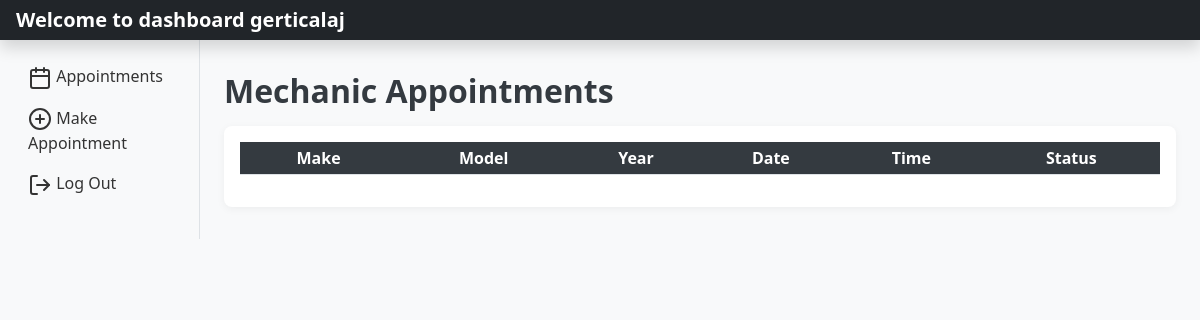
Page /appointments.php (signed in) on the earlier database version.
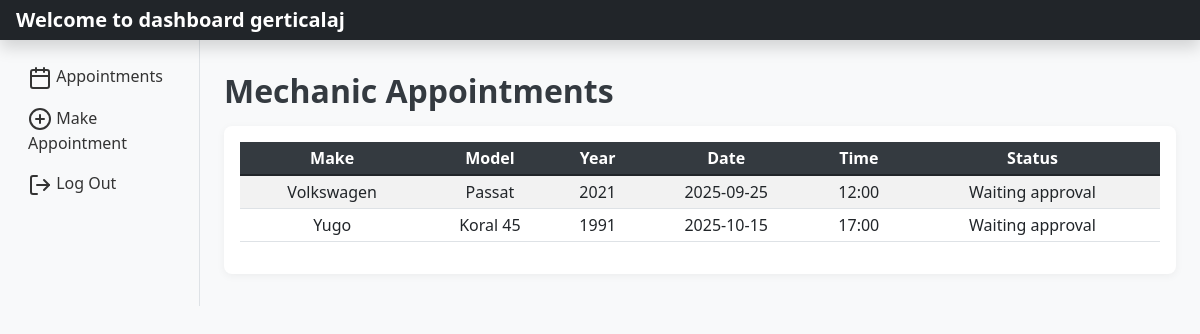
Same page on the later database version.
### tables this page shows
CREATE TABLE `appointments` (
  `id` int(11) NOT NULL,
  `user_id` int(11) NOT NULL,
  `make` varchar(255) NOT NULL,
  `model` varchar(255) NOT NULL,
  `year` int(255) NOT NULL,
  `date` varchar(255) NOT NULL,
  `time` varchar(255) NOT NULL,
  `is_approved` varchar(255) NOT NULL,
  `image` varchar(255) DEFAULT NULL,
  `working_on` varchar(255) NOT NULL
);

### appointments.php (the view, shortened to what the changed rows need)
<?php
   include_once('database/config.php');
   $user_id = $_SESSION['id'];
   if ($_SESSION['is_admin'] == 'true') {
    $sql = "SELECT appointments.id, appointments.make, appointments.model, appointments.year, appointments.date, appointments.time, appointments.is_approved
            FROM appointments
            INNER JOIN users ON users.id = appointments.user_id
            WHERE appointments.is_approved = 'false'";
    $approvdedAppnts = "SELECT appointments.id, appointments.make, appointments.model, appointments.year, appointments.date, appointments.time, appointments.is_approved
            FROM appointments
            INNER JOIN users ON users.id = appointments.user_id
            WHERE appointments.is_approved = 'true'";
    $selectAppointments = $conn->prepare($sql);
    $selectAppointments->execute();
    $getApprvdAppnts = $conn->prepare($approvdedAppnts);
    $getApprvdAppnts->execute();
    $appointments_data = $selectAppointments->fetchAll();
    $approvdAppntsData = $getApprvdAppnts->fetchAll();
} else {
    $sql = "SELECT appointments.id, appointments.make, appointments.model, appointments.year, appointments.date, appointments.time, appointments.is_approved
        FROM appointments
        INNER JOIN users ON users.id = appointments.user_id
        WHERE appointments.user_id = :user_id";
    $selectAppointments = $conn->prepare($sql);
    $selectAppointments->bindParam(':user_id', $user_id);
    $selectAppointments->execute();
    $appointments_data = $selectAppointments->fetchAll();
}
?>
<!DOCTYPE html>
<html>
<head>
    <link href="https://cdn.jsdelivr.net/npm/bootstrap@5.1.3/dist/css/bootstrap.min.css" rel="stylesheet">
</head>
<body>
<div class="container-fluid">
    <div class="row">
        <main class="col-md-9 ms-sm-auto col-lg-10 px-md-4">
            <h2>Mechanic Appointments</h2>
            <div class="table-responsive table">
                <table class="table table-striped table-sm">
                    <thead>
                        <tr>
                            <th scope="col">Make</th>
                            <th scope="col">Model</th>
                            <th scope="col">Year</th>
                            <th scope="col">Date</th>
                            <th scope="col">Time</th>
                            <?php if ($_SESSION['is_admin'] == 'true') { ?>
                            <th></th>
                            <th></th>
                            <?php } else {?>
                                <th>Status</th>
                            <?php } ?>
                        </tr>
                    </thead>
                    <tbody>
                    <?php foreach ($appointments_data as $appointment_data) { ?>
                        <tr>
                            <td><?php echo $appointment_data['make']; ?></td>
                            <td><?php echo $appointment_data['model']; ?></td>
                            <td><?php echo $appointment_data['year']; ?></td>
                            <td><?php echo $appointment_data['date']; ?></td>
                            <td><?php echo $appointment_data['time']; ?></td>
                            <?php if ($_SESSION['is_admin'] == 'true') { ?>
                                <td><a href="approve.php?id=<?= $appointment_data['id']; ?>" class="text-success"><i data-feather="check-circle"></i></a></td>
                                <td><a href="decline.php?id=<?= $appointment_data['id']; ?>" class="text-danger"><i data-feather="x-circle"></i></a></td>
                            <?php }else{
                                    $statusCar = $appointment_data['is_approved'];
                                    if ($statusCar === 'false') {
                                        $status = "Waiting approval";
                                    } elseif ($statusCar === 'true') {
                                        $status = "Approved";
                                    } elseif ($statusCar === 'done') {
                                        $status = "Done";
                                    } elseif ($statusCar === 'pickedUp') {
                                        $status = "Picked up";
                                    } else {
                                        $status = "Unknown";
                                    }?>
                                    <td><?php if ($status != 'Done') {echo $status;} ?>
                                    <?php }?>
                                    </td>
                        </tr>
                    <?php } ?>
                    </tbody>
                </table>
            </div>
        </main>
    </div>
</div>
</body>
</html>

Differences in the rows shown:
now on this page (row edited): appointments: make "Volkswagen", model "Passat", year "2021", date "2025-09-25", time "12:00", is_approved "Waiting approval"
now on this page (row edited): appointments: make "Yugo", model "Koral 45", year "1991", date "2025-10-15", time "17:00", is_approved "Waiting approval"
